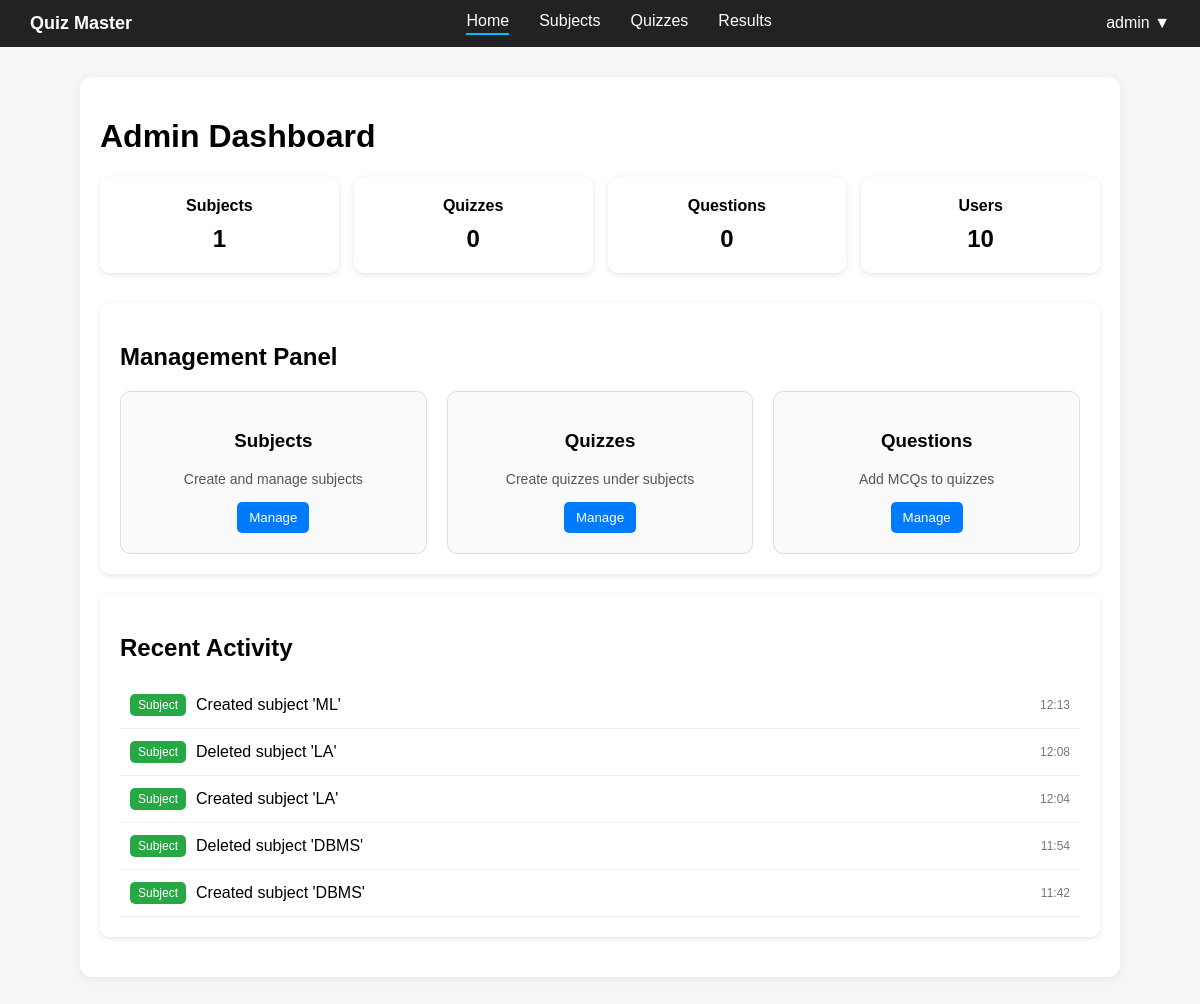
Page /admin (signed in) on the earlier database version.
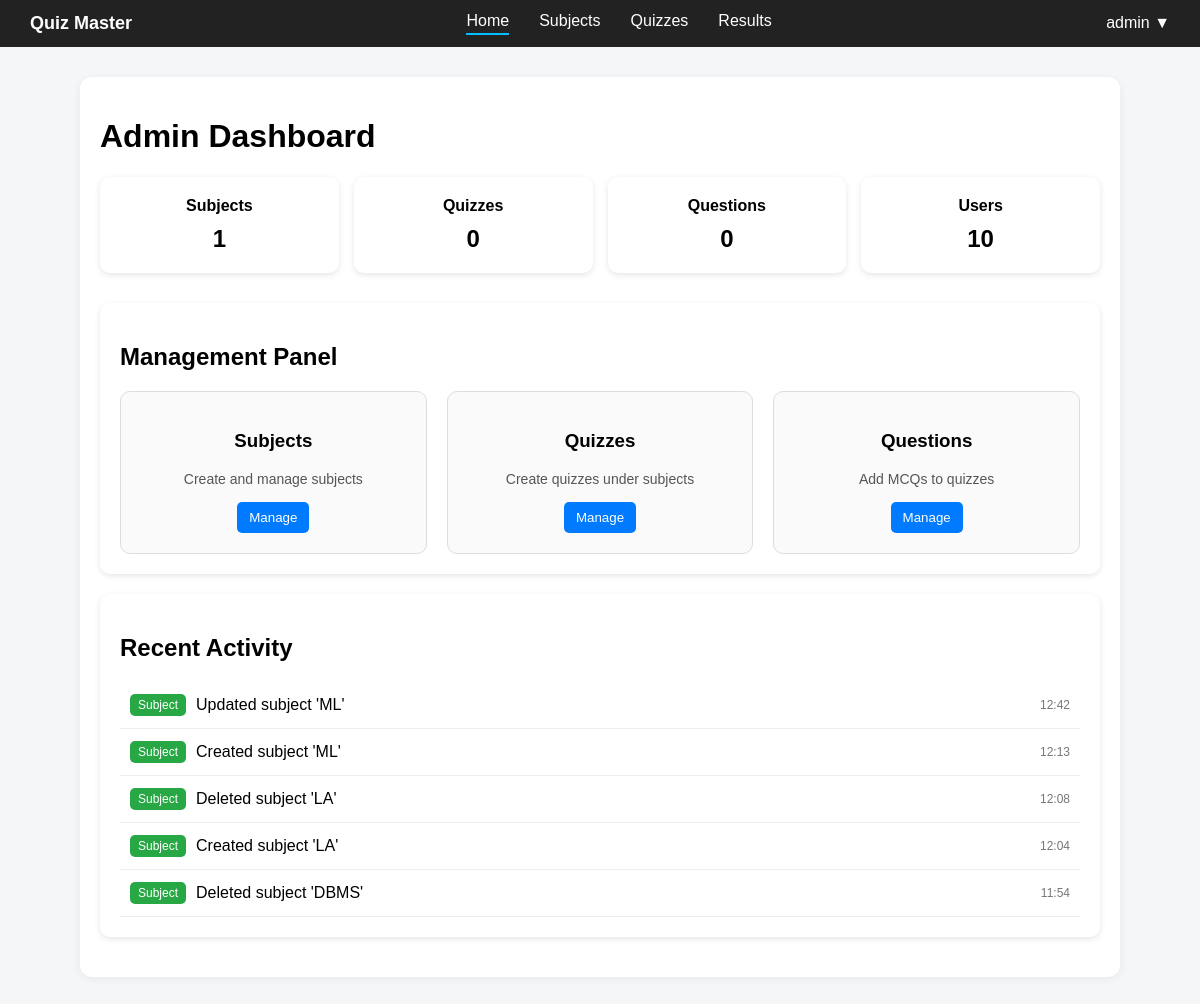
Same page on the later database version.
### controller/models.py (models this page shows)
class Activity(db.Model):
    __tablename__ = "activities"
    id = db.Column(db.Integer, primary_key=True)
    type = db.Column(db.String(50), nullable=False)
    message = db.Column(db.String(300), nullable=False)
    timestamp = db.Column(db.DateTime, default=datetime.utcnow)
    user_id = db.Column(db.Integer, db.ForeignKey("users.id"), nullable=True)

### app.py (the view)
@app.route('/admin')
def admin_dashboard():
    if "user_id" not in session:
        flash("Please login first")
        return redirect(url_for("landing"))
    if session.get('role') != "admin":
        flash("You are not authorized to access this page")
        return redirect(url_for("landing"))
    users_count = User.query.count()
    subjects_count = Subject.query.count()
    quizzes_count = Quiz.query.count()
    questions_count = Question.query.count()
    activities = (Activity.query.order_by(Activity.timestamp.desc()).limit(5).all())
    return render_template("admin_dashboard.html",users_count=users_count,subjects_count=subjects_count,quizzes_count=quizzes_count,questions_count=questions_count,activities=activities)

### templates/admin_dashboard.html (shortened to what this page needs)
{% extends "base.html" %}
{% block content %}
<h1>Admin Dashboard</h1>
<div class="stats">
    <div class="card">
        Subjects
        <span>{{ subjects_count }}</span>
    </div>
    <div class="card">
        Quizzes
        <span>{{ quizzes_count }}</span>
    </div>
    <div class="card">
        Questions
        <span>{{ questions_count }}</span>
    </div>
    <div class="card">Users<span>{{ users_count }}</span></div>
</div>
<div class="section">
    <h2>Management Panel</h2>
    <div class="manage-grid">
        <div class="manage-card">
            <h3>Subjects</h3>
            <p>Create and manage subjects</p>
            <div class="actions">
                <button onclick="location.href='{{ url_for('admin_subjects') }}'">
                    Manage
                </button>
            </div>
        </div>
        <div class="manage-card">
            <h3>Quizzes</h3>
            <p>Create quizzes under subjects</p>
            <div class="actions">
                <button onclick="location.href='#'">Manage</button>
            </div>
        </div>
        <div class="manage-card">
            <h3>Questions</h3>
            <p>Add MCQs to quizzes</p>
            <div class="actions">
                <button onclick="location.href='#'">Manage</button>
            </div>
        </div>
    </div>
</div>
<div class="section">
    <h2>Recent Activity</h2>
    {% if activities %}
    {% for a in activities %}
    <div class="activity-item">
        <span class="tag {{ a.type }}">
            {{ a.type|capitalize }}
        </span>
        <span class="text">
            {{ a.message }}
        </span>
        <span class="time">
            {{ a.timestamp.strftime('%H:%M') }}
        </span>
    </div>
    {% endfor %}
    {% else %}
    <p>No recent activity</p>
    {% endif %}
</div>
{% endblock %}

### templates/base.html (shortened to what this page needs)
<!DOCTYPE html>
<html lang="en">
<head>
    <link rel="stylesheet" href="{{ url_for('static', filename='css/base.css') }}">
</head>
<body>
    <nav class="navbar">
        <div class="nav-left">
            <span class="logo">Quiz Master</span>
        </div>
        <div class="nav-center">
            {% if session.get('role') == 'admin' %}
            <a href="{{ url_for('admin_dashboard') }}"
                class="{% if request.endpoint == 'admin_dashboard' %}active{% endif %}">Home</a>
            {% else %}
            <a href="{{ url_for('home') }}" class="{% if request.endpoint == 'home' %}active{% endif %}">Home</a>
            {% endif %}
            <a href="#">Subjects</a>
            <a href="#">Quizzes</a>
            <a href="#">Results</a>
        </div>
        <div class="nav-right">
            <div class="profile">
                {{ session.get('username', 'User') }} ▼
            </div>
        </div>
    </nav>
    <div class="container">
        {% block content %}
        {% endblock %}
    </div>
</body>
</html>

### static/css/base.css (style rules this page uses)
body { font-family: Arial, sans-serif; background: #f4f6f8; margin: 0; }
.navbar { display: flex; justify-content: space-between; align-items: center; background: #222; color: white; padding: 12px 30px; }
.logo { font-weight: bold; font-size: 18px; color: white; }
.nav-center { display: flex; gap: 30px; }
.nav-center a { color: white; text-decoration: none; padding-bottom: 3px; }
.nav-center .active { border-bottom: 2px solid #00bfff; }
.profile { position: relative; cursor: pointer; color: white; padding-bottom: 2px; }
.container { max-width: 1000px; margin: 30px auto; background: white; padding: 20px; border-radius: 12px; box-shadow: 0 2px 10px rgba(0, 0, 0, 0.06); }
.stats { display: grid; grid-template-columns: repeat(4, 1fr); gap: 15px; margin-bottom: 30px; }
.card { background: white; padding: 20px; text-align: center; border-radius: 10px; box-shadow: 0 2px 6px rgba(0, 0, 0, 0.1); font-weight: bold; }
.card span { display: block; font-size: 24px; margin-top: 10px; }
.section { background: white; padding: 20px; margin-bottom: 20px; border-radius: 10px; box-shadow: 0 2px 6px rgba(0, 0, 0, 0.1); }
.manage-grid { display: grid; grid-template-columns: repeat(3, 1fr); gap: 20px; }
.manage-card { background: #fafafa; padding: 20px; border-radius: 10px; text-align: center; border: 1px solid #ddd; }
.manage-card p { font-size: 14px; color: #555; margin-bottom: 15px; }
.actions button { padding: 8px 12px; border: none; border-radius: 5px; background: #007bff; color: white; cursor: pointer; }
.activity-item { display: flex; align-items: center; justify-content: space-between; padding: 12px 10px; border-bottom: 1px solid #eee; }
.tag { padding: 4px 8px; border-radius: 5px; font-size: 12px; color: white; }
.subject { background: #28a745; }
.text { flex: 1; margin-left: 10px; }
.time { font-size: 12px; color: #777; }

Differences in the rows shown:
no longer on this page (row unchanged): Activity: type "Subject", message "Created subject 'DBMS'", timestamp "11:42"
added Activity: type "Subject", message "Updated subject 'ML'", timestamp "12:42"
